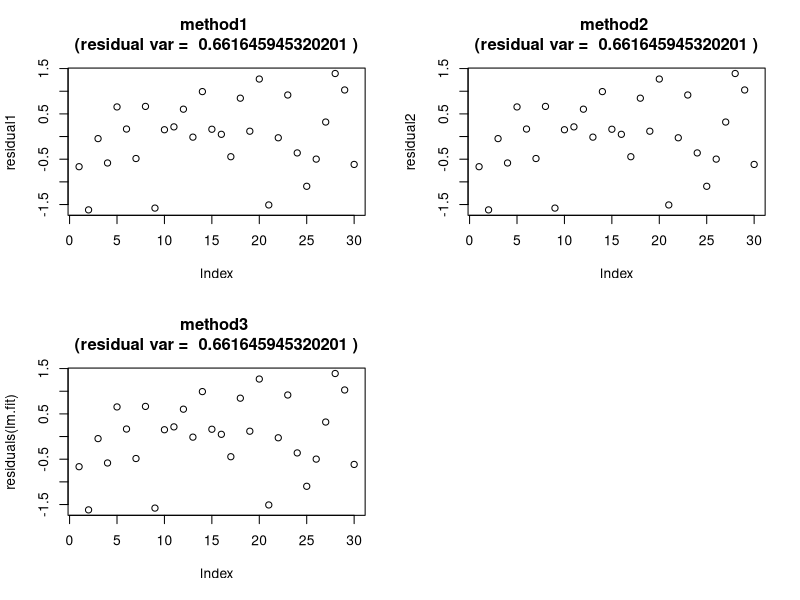

Reproduce this figure in R. (Note: this script raises an error after producing the figure.)
rm(list = ls());
n = 30;
varnum = 10;
x <- array(rnorm(n*varnum), dim=c(n, varnum));
beta <- array(c(1, 0.8, 0.6, 0.4, 0.2, 0, 0, 0, 0, 0), dim=c(varnum, 1))
y <- x%*%beta + array(rep(rnorm(n), 1), dim=c(n, 1))

par(mfrow=c(2,2)) 

################################################
# Centralize
################################################
x <- x - apply(x, 2, mean)
y <- y - mean(y)
alpha <- 0.05

################################################
# Method 1: Use Var and Cov to resolve
################################################
beta_hat1 <- solve(var(x))%*%cov(x, y)
beta0_hat1 <- mean(y)-apply(x, 2, mean)%*%beta_hat1
residual1 <- y - x%*%beta_hat1 - array(rep(1:1), dim=c(30,1))%*%beta0_hat1
eps_var1 <- var(residual1)
plot(residual1, main=paste('method1 \n(residual var = ',eps_var1, ')'))

################################################
# Method 2: Use matrix manipulation to resolve
################################################
x2 <- cbind(array(rep(1), dim=c(n,1)), x)
beta_hat2 <- solve(t(x2)%*%x2)%*%(t(x2)%*%y)
residual2 <- y - x2%*%beta_hat2
eps_var2 <- var(residual2)
plot(residual2, main=paste('method2 \n(residual var = ',eps_var2, ')'))
# Caculate confident interface of coeffient beta(incluing beta0)
v_diag <- diag(solve(t(x2)%*%x2))*sum(residual2^2)/(n-varnum-1)
tconstant <- qt(1-alpha/2, n-varnum-1)
confint2 <- cbind(beta_hat2 - sqrt(v_diag)*tconstant, beta_hat2 + sqrt(v_diag)*tconstant)

#################################################
# Method 3: Use R's lm function to do regression
#################################################
lm.fit <- lm(y~x)
summary(lm.fit)
coefficients(lm.fit)
confint(lm.fit, level=(1-alpha))
fitted(lm.fit)
plot(residuals(lm.fit), main=paste('method3 \n(residual var = ',var(residuals(lm.fit)), ')'))
#plot(lm.fit)

#################################################
# Ridge regression: alpha=0
#################################################
for (l in seq(from=0, to=200, by=20)){
  ridge.fit <- glmnet(x, y, family="gaussian", alpha=0)
  plot(ridge.fit, xvar = "lambda")
  summary(ridge.fit)
  # make predictions
  predictions <- predict(ridge.fit, x, type="link")
  # summarize accuracy
  rmse <- mean((y - predictions)^2)
  print(rmse)
}
